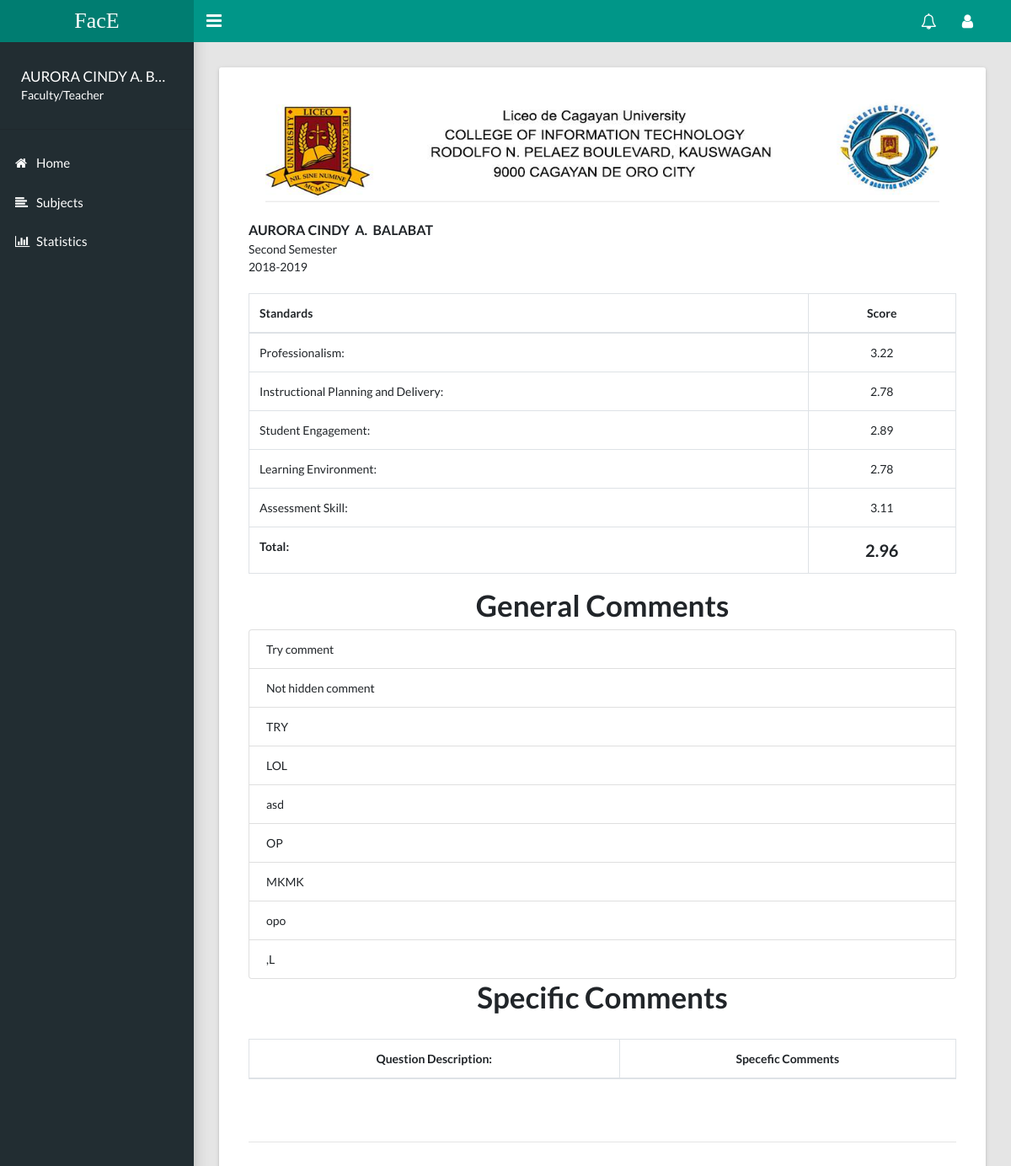
The app's page /admin/faculties/viewReport.php?Subject_Offer_ID=1 (signed in) with its own data.
### tables this page shows
CREATE TABLE `faculty` (
  `Faculty_ID` bigint(15) NOT NULL,
  `Faculty_Lastname` varchar(50) NOT NULL,
  `Faculty_Firstname` varchar(50) NOT NULL,
  `Faculty_Middlename` varchar(50) NOT NULL,
  `Position` varchar(50) NOT NULL,
  `Status` varchar(50) NOT NULL,
  `Password` text NOT NULL
);

CREATE TABLE `subject_offer` (
  `Subject_Offer_ID` int(15) NOT NULL,
  `SY_ID` int(10) NOT NULL,
  `Term_ID` int(10) NOT NULL,
  `Subject_Code` varchar(20) NOT NULL,
  `Faculty_ID` bigint(15) NOT NULL,
  `Status` varchar(15) NOT NULL,
  `Process` int(5) NOT NULL,
  `Department_ID` varchar(10) NOT NULL
);

CREATE TABLE `term` (
  `Term_ID` int(10) NOT NULL,
  `Term_Name` varchar(30) NOT NULL
);

CREATE TABLE `sy` (
  `SY_ID` bigint(10) NOT NULL,
  `SY_Name` varchar(30) NOT NULL
);

### admin/faculties/function/app.php (called while the page is built, shortened)
<?php
    class app
    {
        function getDataSubjectOffer($conn, $id){
            $query = "SELECT subject_offer.Subject_Code , term.Term_Name, sy.SY_Name, subject_offer.Subject_Offer_ID, subject_offer.Faculty_ID, subject.Subject_Description, faculty.Faculty_Firstname, faculty.Faculty_Middlename, faculty.Faculty_Lastname
                    FROM subject_offer
                    INNER JOIN term on subject_offer.Term_ID = term.Term_ID
                    INNER JOIN subject on subject_offer.Subject_Code = subject.Subject_Code
                    INNER JOIN faculty on subject_offer.Faculty_ID = faculty.Faculty_ID
                    INNER JOIN sy on subject_offer.SY_ID = sy.SY_ID
                    WHERE subject_offer.Subject_Offer_ID  = '$id' ";
            $result = mysqli_query($conn,$query);
            return $result;
        }
        function getAllStudentsEvaluation($conn, $key){
            $query2 = "SELECT student_evaluation.average_rate , subject_taken_handle.Subject_Offer_ID
                    FROM student_evaluation
                    INNER JOIN subject_taken_handle on student_evaluation.Subject_Student_Taken = subject_taken_handle.Subject_Student_Taken
                    WHERE subject_taken_handle.Subject_Offer_ID  = '".$key."' ";
            $result2 = mysqli_query($conn,$query2);
            return $result2;
        }
        function getCurrentComments($conn, $key){
            $query4 = "SELECT subject_taken_handle.Subject_Offer_ID , student_evaluation.Comments
                    FROM student_evaluation
                    INNER JOIN subject_taken_handle on student_evaluation.Subject_Student_Taken = subject_taken_handle.Subject_Student_Taken
                    WHERE subject_taken_handle.Subject_Offer_ID = '".$key."'";
            $result4 = mysqli_query($conn,$query4);
            return $result4;
        }
    }

### admin/faculties/viewReport.php (the view, shortened to what this page needs)
<?php include("../include/header-faculty.php") ?>
<?php include("../include/sidebar-faculty.php") ?>
<?php include("function/app.php") ?>
<?php
		$id = $_GET['Subject_Offer_ID'];
	$data = new app();
	$faculty = $data->getDataSubjectOffer($conn, $id);
	$facID = $faculty -> fetch_object();
 ?>
<main class="app-content">
	<div class="row">
		<div class="col-md-12">
			<div class="tile">
				<?php
	$data = new app();
	$Subject_Offer_ID = $_GET['Subject_Offer_ID'];
	$arr = array();
	$cat1 = array();
	$cat2 = array();
	$cat3 = array();
	$cat4 = array();
	$cat5 = array();
	$result = $data->getCategoryTotal($conn,$Subject_Offer_ID);
	$result2 = $data->getCurrentComments($conn, $Subject_Offer_ID);
	while($res = mysqli_fetch_array($result)){
		if($res['eval_cat_ID'] == 1){
			array_push($cat1,$res['Rating_ID']);
		}
		else if($res['eval_cat_ID'] == 2){
			array_push($cat2,$res['Rating_ID']);
		}
		else if($res['eval_cat_ID'] == 3){
			array_push($cat3,$res['Rating_ID']);
		}
		else if($res['eval_cat_ID'] == 4){
			array_push($cat4,$res['Rating_ID']);
		}
		else if($res['eval_cat_ID'] == 5){
			array_push($cat5, $res['Rating_ID']);
		}
	}
		$cat1Average = array_sum($cat1) / count($cat1);
		$cat2Average = array_sum($cat2) / count($cat2);
		$cat3Average = array_sum($cat3) / count($cat3);
		$cat4Average = array_sum($cat4) / count($cat4);
		$cat5Average = array_sum($cat5) / count($cat5);
		$round1 = number_format($cat1Average, 2, '.', '');
		$round2 = number_format($cat2Average, 2, '.', '');
		$round3 = number_format($cat3Average, 2, '.', '');
		$round4 = number_format($cat4Average, 2, '.', '');
		$round5 = number_format($cat5Average, 2, '.', '');
?>
<?php
	$result4 = $data->getAllStudentsEvaluation($conn,$Subject_Offer_ID);
	while($res6 = mysqli_fetch_array($result4)){
		$ave = $res6['average_rate'];
		array_push($arr,$ave);
	}
	$average  = array_sum($arr) / count($arr);
	$averageRounded = number_format($average, 2, '.', '');
?>
<div class="text-center"><img src="../assets/img/header.jpg" width="800" height="140" alt="" id="logo" > </div>
<div class="container-fluid body">
	<br>
<div class="row">
	<div class="col-sm-6">
<b style="font-size: 16px"><?php echo $facID -> Faculty_Firstname .'&nbsp&nbsp'.  $facID -> Faculty_Middlename .'&nbsp&nbsp'.  $facID -> Faculty_Lastname?></b><br>
<?php echo $facID -> Term_Name?><br>
<?php echo $facID -> SY_Name?><br>
	</div>
</div>
	<div class="row">
		<div class="col-12">
			<br>
			<div class="table-responsive">
				<table class="table table-bordered stick-top">
					<thead id="data">
						<tr>
							<th>Standards</th>
							<th class="text-center">Score</th>
						</tr>
					</thead>
					<tbody class="body_data">
							<tr>
								<td>Professionalism:</td>
								<td class="text-center"> <?php echo $round1 ?></td>
							</tr>
							<tr>
								<td >Instructional Planning and Delivery:</td>
								<td class="text-center"><?php echo $round2 ?></td>
							</tr>
							<tr>
								<td >Student Engagement:</td>
								<td class="text-center"><?php echo $round3 ?></td>
							</tr>
							<tr>
								<td>Learning Environment:</td>
								<td class="text-center"><?php echo $round4 ?></td>
							</tr>
							<tr>
								<td>Assessment Skill:</td>
								<td class="text-center"><?php echo $round5 ?></td>
							</tr>
							<tr>
								<td><b>Total:</b></td>
								<td class="text-center"><strong><?php echo $averageRounded ?></strong></td>
							</tr>
					</tbody>
				</table>
			</div>
		</div>
		<div class="col-12">
		<h1 class="text-center">General Comments</h1>
			<ul class="list-group">
			<?php while($res2 = mysqli_fetch_array($result2)): ?>
				<li class="list-group-item"><?php echo $res2['Comments'] ?></li>
			<?php endwhile;?>
			</ul>
		</div>
		<div class="col-12">
		<h1 class="text-center">Specific Comments</h1><br>
			<div class="table-responsive">
				<table class="table table-bordered stick-top">
					<thead class="text-center" id="data">
						<tr>
							<th>Question Description:</th>
							<th>Specefic Comments</th>
						</tr>
					</thead>
				</table>
			</div>
		</div>
	</div>
	<br>
<br>
<hr>
</div>
		</div>
	</div>
</main>
<?php include("../include/footer-guidance.php") ?>

### admin/include/header-faculty.php (shortened to what this page needs)
<!DOCTYPE html>
<html lang="en">
    <head>
        <link rel="stylesheet" type="text/css" href="../assets/css/main.css">
        <link rel="stylesheet" type="text/css" href="../assets/css/style.css">
        <link rel="stylesheet" type="text/css" href="../assets/css/datatable.css">
        <link rel="stylesheet" type="text/css" href="../assets/font-awesome-4.7.0/css/font-awesome.css ">
        <link rel="stylesheet" href="//code.jquery.com/ui/1.12.1/themes/base/jquery-ui.css">
    </head>
    <body class="app sidebar-mini rtl">
        <header class="app-header">
            <a class="app-header__logo" href="index.html">FacE</a>
            <a class="app-sidebar__toggle" href="#" data-toggle="sidebar" aria-label="Hide Sidebar"></a>
            <ul class="app-nav">
                <li class="dropdown">
                    <a class="app-nav__item" href="#" data-toggle="dropdown" aria-label="Show notifications">
                        <i class="fa fa-bell-o fa-lg"></i>
                    </a>
                </li>
                <li class="dropdown">
                    <a class="app-nav__item" href="#" data-toggle="dropdown" aria-label="Open Profile Menu">
                        <i class="fa fa-user fa-lg"></i>
                    </a>
                </li>
            </ul>
        </header>

### admin/include/sidebar-faculty.php (shortened to what this page needs)
<?php
$sql = "SELECT Faculty_Firstname, Faculty_Lastname, Faculty_Middlename FROM  faculty
WHERE Faculty_ID = '".$_SESSION['Faculty_ID']."' ";
$result =  $conn -> query($sql);
$row = $result -> fetch_object();
?>
<aside class="app-sidebar">
    <div class="app-sidebar__user">
        <div class="container" style="text-align: auto">
            <p class="app-sidebar__user-name"><?php echo $row -> Faculty_Firstname.' '. $row -> Faculty_Middlename .' '.$row-> Faculty_Lastname ?></p>
            <p class="app-sidebar__user-designation">Faculty/Teacher</p>
        </div>
    </div>
    <hr>
    <ul class="app-menu">
        <li>
            <a class="app-menu__item " href="../faculties/index.php">
                <i class="app-menu__icon fa fa-home"></i>
                <span class="app-menu__label">Home</span>
            </a>
        </li>
        <li>
            <a class="app-menu__item " href="../faculties/subject.php">
                <i class="app-menu__icon fa fa-align-left "></i>
                <span class="app-menu__label">Subjects</span>
            </a>
        </li>
         <li>
            <a class="app-menu__item " href="../faculties/graph.php">
                <i class="app-menu__icon fa fa-bar-chart "></i>
                <span class="app-menu__label">Statistics</span>
            </a>
        </li>
    </ul>
</aside>

### admin/include/footer-guidance.php (shortened to what this page needs)
</body>
</html>

### admin/faculties/viewReport.php (style rules this page uses)
strong { font-size: 20px; }

### records on screen
faculty: Faculty_Firstname "AURORA CINDY", Faculty_Middlename "A.", Faculty_Lastname "B…"
subject_offer: Faculty_ID.Faculty_Firstname "AURORA CINDY", Faculty_ID.Faculty_Middlename "A.", Faculty_ID.Faculty_Lastname "BALABAT", Term_ID.Term_Name "Second Semester", SY_ID.SY_Name "2018-2019"

### other values on screen
$round1 "3.22"
$round2 "2.78"
$round3 "2.89"
$round4 "2.78"
$round5 "3.11"
$averageRounded "2.96"
$res2['Comments'] "Try comment"
$res2['Comments'] "Not hidden comment"
$res2['Comments'] "TRY"
$res2['Comments'] "LOL"
$res2['Comments'] "asd"
$res2['Comments'] "OP"
$res2['Comments'] "MKMK"
$res2['Comments'] "opo"
$res2['Comments'] ",L"
